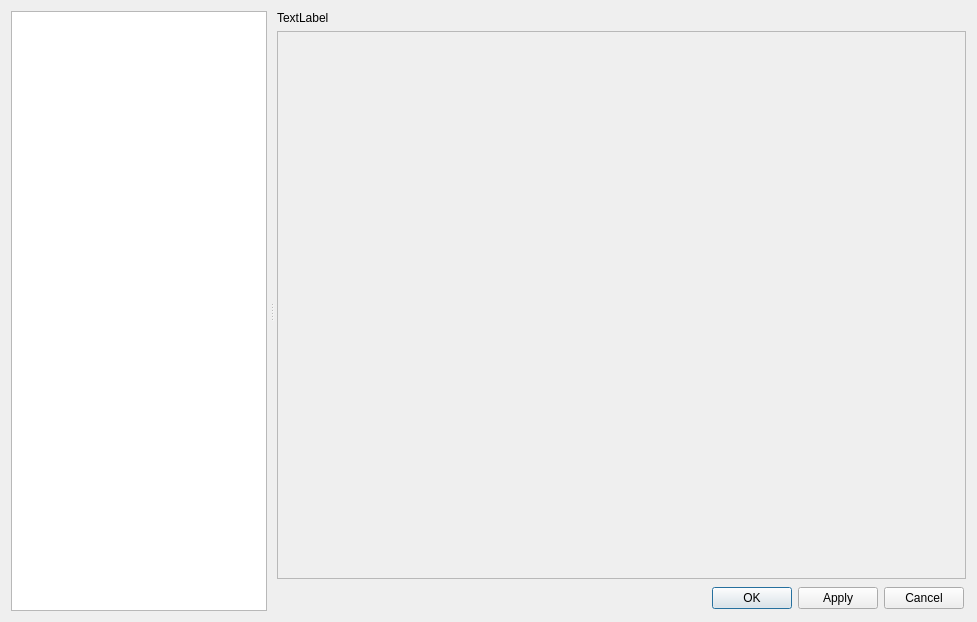
<?xml version="1.0" encoding="UTF-8"?>
<ui version="4.0">
 <class>SettingsDialog</class>
 <widget class="QDialog" name="SettingsDialog">
  <property name="geometry">
   <rect>
    <x>0</x>
    <y>0</y>
    <width>977</width>
    <height>622</height>
   </rect>
  </property>
  <property name="windowTitle">
   <string>Options</string>
  </property>
  <layout class="QVBoxLayout" name="verticalLayout">
   <property name="leftMargin">
    <number>2</number>
   </property>
   <property name="topMargin">
    <number>2</number>
   </property>
   <property name="rightMargin">
    <number>2</number>
   </property>
   <property name="bottomMargin">
    <number>2</number>
   </property>
   <item>
    <widget class="QSplitter" name="splitter">
     <property name="orientation">
      <enum>Qt::Horizontal</enum>
     </property>
     <property name="handleWidth">
      <number>10</number>
     </property>
     <widget class="QFrame" name="frame">
      <property name="sizePolicy">
       <sizepolicy hsizetype="Preferred" vsizetype="Preferred">
        <horstretch>0</horstretch>
        <verstretch>0</verstretch>
       </sizepolicy>
      </property>
      <property name="frameShape">
       <enum>QFrame::NoFrame</enum>
      </property>
      <property name="frameShadow">
       <enum>QFrame::Plain</enum>
      </property>
      <layout class="QHBoxLayout" name="horizontalLayout">
       <property name="rightMargin">
        <number>0</number>
       </property>
       <item>
        <widget class="QTreeView" name="widgetsView">
         <property name="editTriggers">
          <set>QAbstractItemView::NoEditTriggers</set>
         </property>
         <attribute name="headerVisible">
          <bool>false</bool>
         </attribute>
        </widget>
       </item>
      </layout>
     </widget>
     <widget class="QFrame" name="frame_2">
      <property name="sizePolicy">
       <sizepolicy hsizetype="Preferred" vsizetype="Preferred">
        <horstretch>1</horstretch>
        <verstretch>0</verstretch>
       </sizepolicy>
      </property>
      <property name="frameShape">
       <enum>QFrame::NoFrame</enum>
      </property>
      <property name="frameShadow">
       <enum>QFrame::Raised</enum>
      </property>
      <layout class="QVBoxLayout" name="verticalLayout_2">
       <property name="leftMargin">
        <number>0</number>
       </property>
       <item>
        <widget class="QLabel" name="lblWidgetCaption">
         <property name="sizePolicy">
          <sizepolicy hsizetype="Preferred" vsizetype="Fixed">
           <horstretch>0</horstretch>
           <verstretch>0</verstretch>
          </sizepolicy>
         </property>
         <property name="text">
          <string>TextLabel</string>
         </property>
        </widget>
       </item>
       <item>
        <widget class="QScrollArea" name="scrollArea">
         <property name="widgetResizable">
          <bool>true</bool>
         </property>
         <widget class="QWidget" name="scrollAreaWidgetContents">
          <property name="geometry">
           <rect>
            <x>0</x>
            <y>0</y>
            <width>679</width>
            <height>516</height>
           </rect>
          </property>
         </widget>
        </widget>
       </item>
       <item>
        <widget class="QFrame" name="frame_4">
         <property name="sizePolicy">
          <sizepolicy hsizetype="Preferred" vsizetype="Fixed">
           <horstretch>0</horstretch>
           <verstretch>0</verstretch>
          </sizepolicy>
         </property>
         <property name="frameShape">
          <enum>QFrame::NoFrame</enum>
         </property>
         <property name="frameShadow">
          <enum>QFrame::Raised</enum>
         </property>
         <layout class="QHBoxLayout" name="horizontalLayout_2">
          <property name="leftMargin">
           <number>2</number>
          </property>
          <property name="topMargin">
           <number>2</number>
          </property>
          <property name="rightMargin">
           <number>2</number>
          </property>
          <property name="bottomMargin">
           <number>2</number>
          </property>
          <item>
           <spacer name="horizontalSpacer">
            <property name="orientation">
             <enum>Qt::Horizontal</enum>
            </property>
            <property name="sizeHint" stdset="0">
             <size>
              <width>192</width>
              <height>20</height>
             </size>
            </property>
           </spacer>
          </item>
          <item>
           <widget class="QPushButton" name="btnOk">
            <property name="text">
             <string>OK</string>
            </property>
           </widget>
          </item>
          <item>
           <widget class="QPushButton" name="btnApply">
            <property name="text">
             <string>Apply</string>
            </property>
           </widget>
          </item>
          <item>
           <widget class="QPushButton" name="btnCancel">
            <property name="text">
             <string>Cancel</string>
            </property>
           </widget>
          </item>
         </layout>
        </widget>
       </item>
      </layout>
     </widget>
    </widget>
   </item>
  </layout>
 </widget>
 <resources/>
 <connections/>
</ui>
